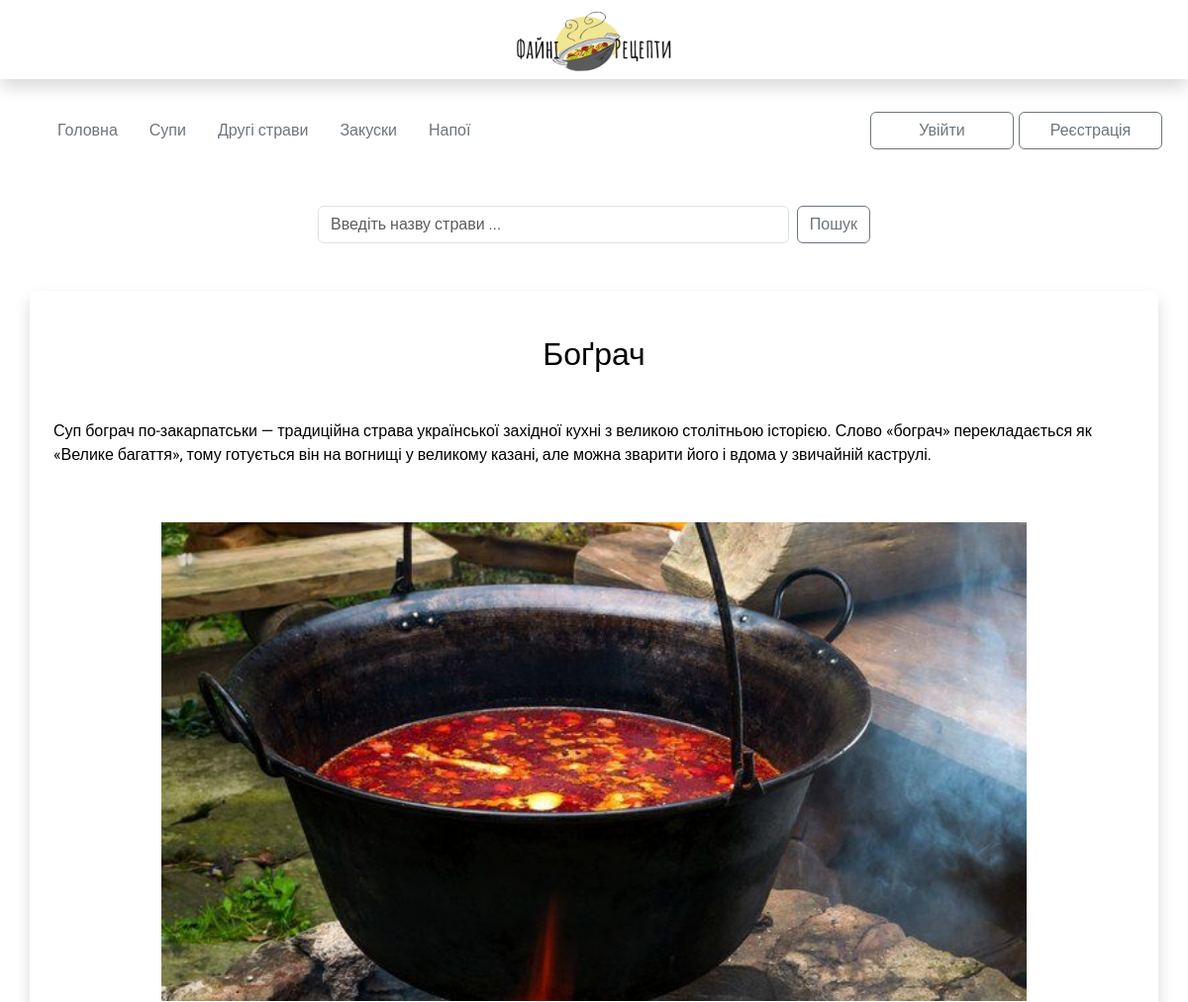
/1 (upper part), run on an earlier commit of the app's database.
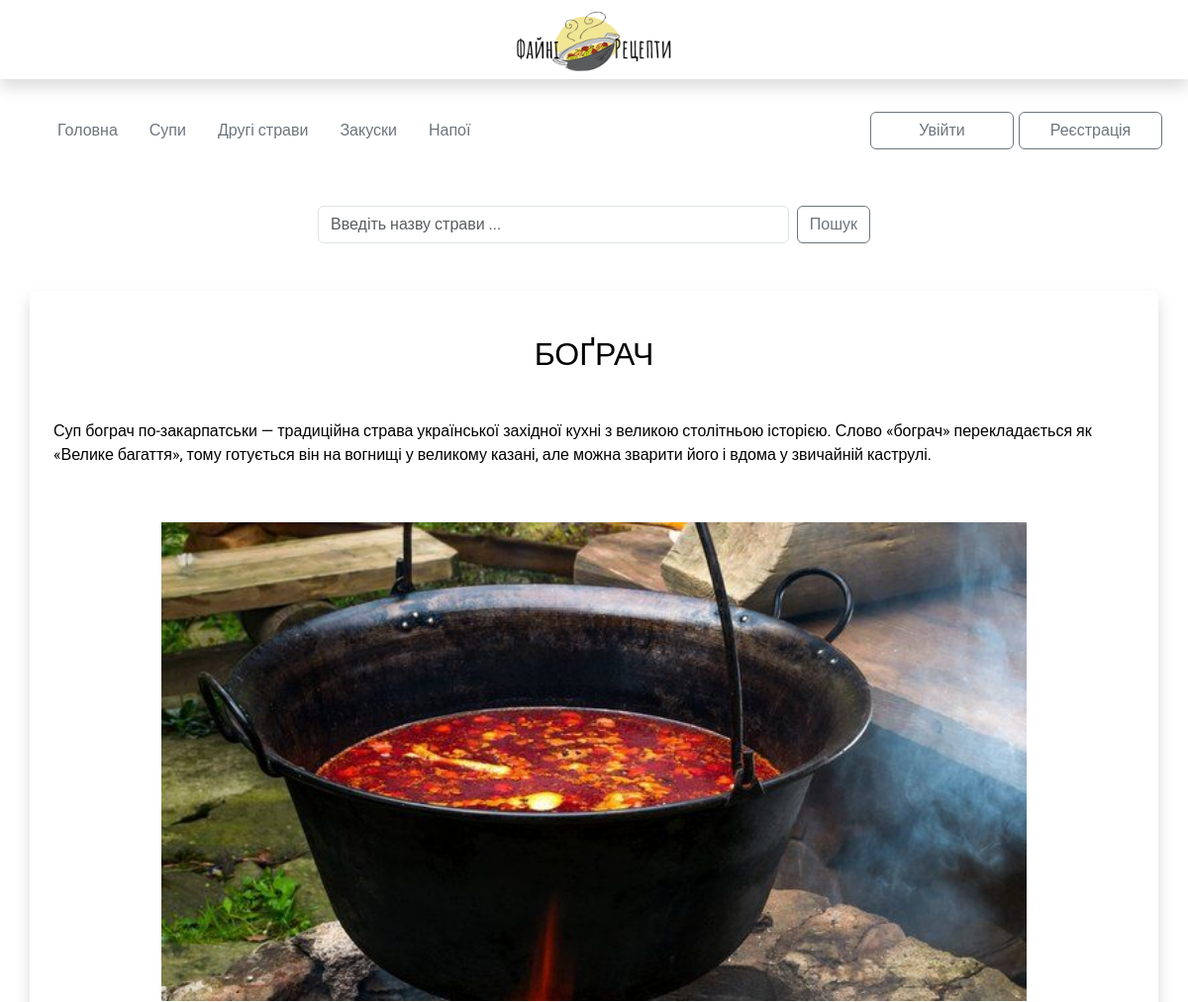
And on a later commit of the database.
### my_apps/recipes_app/models.py (models this page shows, shortened)
class Recipes(models.Model):
    name = models.CharField('Назва страв', max_length=30, blank=True)
    food_type = models.CharField('Тип їжі', max_length=20, blank=True, default='')
    short_desc = models.TextField('Короткий опис', max_length=80, blank=True)
    img = models.ImageField(upload_to="media/", verbose_name='img', blank=True, null=True)
    text = RichTextUploadingField('Recipe', blank=True)

### my_apps/recipes_app/views.py (the view)
# urls.py: path('<int:recipe_id>', single_recipe, name='single_recipe'),
def single_recipe(request, recipe_id):
    recipe = Recipes.objects.get(pk=recipe_id)
    return render(request, 'single_recipe.html', context={'recipe': recipe})

### my_apps/recipes_app/templates/single_recipe.html (shortened to what this page needs)
{% extends 'base.html' %}
{% load static %}
{% block content %}
<div class="recipe-page">
    <div class="container shadow p-4 mb-5 mt-5 bg-body rounded">
        <h1>{{recipe.name}}</h1>
            <div class="recipe-content">
                <p class="ck-content">{{recipe.text | safe}}</p>
            </div>
    </div>
</div>
{% endblock content %}

What changed in the data, as far as the page shows it:
changed Recipes: name "Боґрач" → "БОҐРАЧ"
